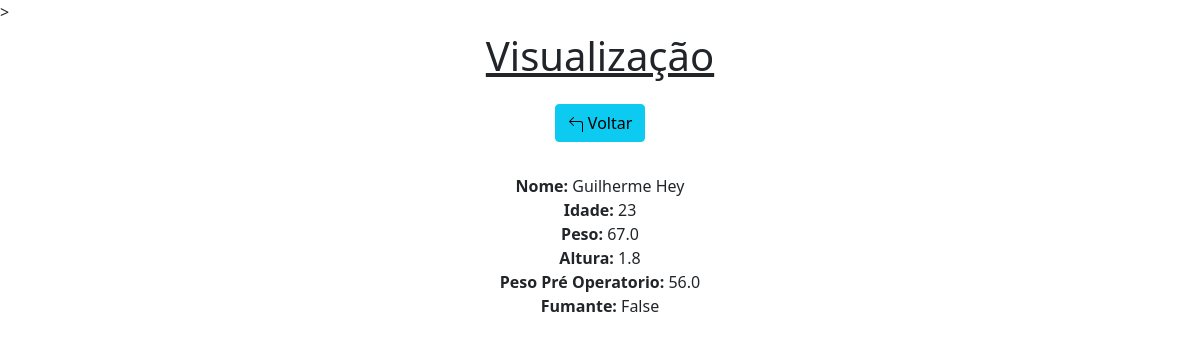
Page /view/16/ on the committed database.
### app/models.py (models this page shows)
class Pacientes(models.Model):
    nome = models.CharField(max_length=150)
    idade = models.IntegerField()
    peso = models.FloatField(max_length=30)
    altura = models.FloatField(max_length=30, default=0)
    pesoPreOperatorio = models.FloatField(max_length=30, default=0)
    fumo = models.BooleanField(default=False)

### app/views.py (the view)
# urls.py: path('view/<int:pk>/', view, name='view'),
def view(request, pk):
    data = {}
    data['db'] = Pacientes.objects.get(pk=pk)
    return render(request, 'view.html', data)

### app/templates/view.html (shortened to what this page needs)
<!DOCTYPE>
<html lang="pt-br">
<head>
    <link href="https://cdn.jsdelivr.net/npm/bootstrap@5.0.2/dist/css/bootstrap.min.css" rel="stylesheet">>
</head>
<body>
    <div class="col-8 m-auto pt-2 pb-2 text-center">
        <h1><inS>Visualização</inS></h1>
    </div>
    <div class="col-8 m-auto pt-2 pb-2 text-center">
        <a href="/" class="btn btn-info">
        Voltar
        </a>
    </div>
    <div class="col-8 m-auto pt-4 pb-2 text-center">
        <strong>Nome: </strong>{{db.nome}}<br>
        <strong>Idade: </strong>{{db.idade}}<br>
        <strong>Peso: </strong>{{db.peso}}<br>
        <strong>Altura: </strong>{{db.altura}}<br>
        <strong>Peso Pré Operatorio: </strong>{{db.pesoPreOperatorio}}<br>
        <strong>Fumante: </strong>{{db.fumo}}<br>
    </div>
</body>
</html>

### rows in the picture
Pacientes: nome "Guilherme Hey", idade "23", peso "67.0", altura "1.8", pesoPreOperatorio "56.0", fumo "False"
